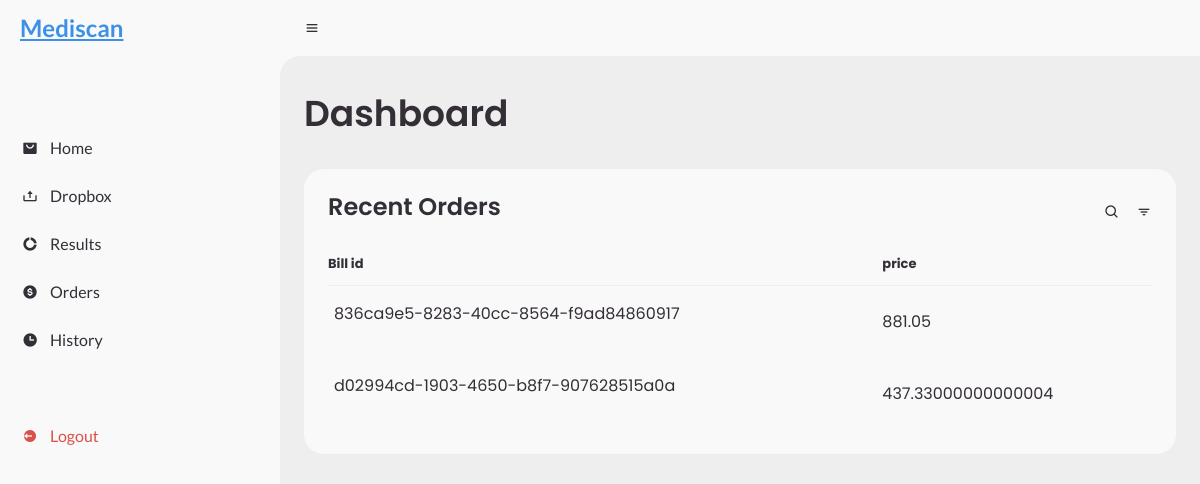
The page /dashboard (signed in) on the database its author committed.
### prescribtion_system/models.py (models this page shows, shortened)
class Billing(models.Model):
    user = models.ForeignKey(User, on_delete=models.CASCADE, null=True)
    name=models.CharField(max_length=300,default='default')
    email=models.CharField(max_length=300,default='default')
    address=models.CharField(max_length=500,default='default')
    city=models.CharField(max_length=300,default='default')
    state=models.CharField(max_length=300,default='default')
    zip=models.CharField(max_length=300,default='default')
    namecard=models.CharField(max_length=300,default='default')
    cardnumber=models.CharField(max_length=500,default='default')
    month=models.CharField(max_length=300,default='default')
    year=models.IntegerField()
    cvv=models.IntegerField()
    uuid=models.CharField(max_length=300,default='default',primary_key=True)

### prescribtion_system/views.py (the view)
# urls.py: path("dashboard", views.dashboard, name="dashboard"),
@login_required(login_url='/login')
def dashboard(request):
    if request.method=="GET":
        bill=Billing.objects.all().values_list('uuid')
        bil=[]
        for i in bill:
            bil.append(i[0])
        Bill_price=dict()
        for i in bil:
            p=order.objects.filter(uuid=i)
            price=[]
            quantity=[]
            tprice=0
            pr=p.values_list('price')
            for j in pr:
                price.append(j[0])
            quan=p.values_list('quantity')
            for j in quan:
                quantity.append(j[0])
            for j, (price, quantity) in enumerate(zip(price, quantity)):
                tprice=tprice+price*quantity
            Bill_price[i]=tprice
        print(Bill_price)
        return render(request,'prescribtion_system/dashboard.html',{'context':Bill_price})

### templates/prescribtion_system/dashboard.html (shortened to what this page needs)
{% load static %}
<!DOCTYPE html>
<html lang="en">
<head>
	<link href='https://unpkg.com/boxicons@2.0.9/css/boxicons.min.css' rel='stylesheet'>
	<link href="{%static 'css/dist/css/bootstrap.min.css'%}" rel="stylesheet">
	<link rel="stylesheet" href="{%static 'css/style2.css'%}">
</head>
<body>
	<section id="sidebar">
		<a href="#" class="brand">
			<span class="text">Mediscan</span>
		</a>
		<ul class="side-menu top">
			<li>
				<a href="{% url 'home' %}">
					<i class='bx bxs-shopping-bag-alt'></i>
					<span class="text">Home</span>
				</a>
			</li>
			<li>
				<a href="{% url 'dropbox' %}">
					<i class='bx bx-upload'></i>
					<span class="text">Dropbox</span>
				</a>
			</li>
			<li>
				<a href="{% url 'results' %}">
					<i class='bx bxs-doughnut-chart'></i>
					<span class="text">Results</span>
				</a>
			</li>
			<li>
				<a href="{% url 'order' %}">
					<i class='bx bxs-dollar-circle'></i>
					<span class="text">Orders</span>
				</a>
			</li>
			<li>
				<a href="{% url 'history' %}">
					<i class='bx bxs-time'></i>
					<span class="text">History</span>
				</a>
			</li>
		</ul>
		<ul class="side-menu">
			<li>
				<a href="{% url 'logout' %}" class="logout">
					<i class='bx bxs-log-out-circle'></i>
					<span class="text">Logout</span>
				</a>
			</li>
		</ul>
	</section>
	<section id="content">
		<nav>
			<i class='bx bx-menu'></i>
		</nav>
		<main>
			<div class="head-title">
				<div class="left">
					<h1>Dashboard</h1>
				</div>
			</div>
			<div class="table-data">
				<div class="order">
					<div class="head">
						<h3>Recent Orders</h3>
						<i class='bx bx-search'></i>
						<i class='bx bx-filter'></i>
					</div>
					<table>
						<thead>
							<tr>
								<th>Bill id</th>
								<th>price</th>
							</tr>
						</thead>
						<tbody>
							{% for key,value in context.items %}
							<tr>
								<td>
									<p>{{key}}</p>
								</td>
								<td>{{value}}</td>
							</tr>
							{%endfor%}
						</tbody>
					</table>
				</div>
			</div>
		</main>
	</section>
</body>
</html>

### static/css/style2.css (style rules this page uses)
* { margin: 0; padding: 0; box-sizing: border-box; }
a { text-decoration: none; }
li { list-style: none; }
:root { --poppins: 'Poppins', sans-serif; --lato: 'Lato', sans-serif; --light: #F9F9F9; --blue: #3C91E6; --light-blue: #CFE8FF; --grey: #eee; --dark-grey: #AAAAAA; --dark: #342E37; --red: #DB504A; --yellow: #FFCE26; --light-yellow: #FFF2C6; --orange: #FD7238; --light-orange: #FFE0D3; }
html { overflow-x: hidden; }
body { background: var(--grey); overflow-x: hidden; }
#sidebar { position: fixed; top: 0; left: 0; width: 280px; height: 100%; background: var(--light); z-index: 2000; font-family: var(--lato); transition: .3s ease; overflow-x: hidden; scrollbar-width: none; }
#sidebar .brand { font-size: 24px; font-weight: 700; height: 56px; display: flex; align-items: center; color: #3C91E6; position: sticky; top: 0; left: 0; background: var(--light); z-index: 500; padding-bottom: 20px; box-sizing: content-box; padding-left: 20px; }
#sidebar .side-menu { width: 100%; margin-top: 48px; }
#sidebar .side-menu li { height: 48px; background: transparent; margin-left: 6px; border-radius: 48px 0 0 48px; padding: 4px; }
#sidebar .side-menu li a { width: 100%; height: 100%; background: var(--light); display: flex; align-items: center; border-radius: 48px; font-size: 16px; color: var(--dark); white-space: nowrap; overflow-x: hidden; }
#sidebar .side-menu li a.logout { color: var(--red); }
#sidebar .side-menu li a .bx { min-width: calc(60px - ((4px + 6px) * 2)); display: flex; justify-content: center; }
#content { position: relative; width: calc(100% - 280px); left: 280px; transition: .3s ease; }
#content nav { height: 56px; background: var(--light); padding: 0 24px; display: flex; align-items: center; grid-gap: 24px; font-family: var(--lato); position: sticky; top: 0; left: 0; z-index: 1000; }
#content nav::before { content: ''; position: absolute; width: 40px; height: 40px; bottom: -40px; left: 0; border-radius: 50%; box-shadow: -20px -20px 0 var(--light); }
#content nav .bx.bx-menu { cursor: pointer; color: var(--dark); }
#content main { width: 100%; padding: 36px 24px; font-family: var(--poppins); max-height: calc(100vh - 56px); overflow-y: auto; }
#content main .head-title { display: flex; align-items: center; justify-content: space-between; grid-gap: 16px; flex-wrap: wrap; }
#content main .head-title .left h1 { font-size: 36px; font-weight: 600; margin-bottom: 10px; color: var(--dark); }
#content main .table-data { display: flex; flex-wrap: wrap; grid-gap: 24px; margin-top: 24px; width: 100%; color: var(--dark); }
#content main .table-data>div { border-radius: 20px; background: var(--light); padding: 24px; overflow-x: auto; }
#content main .table-data .head { display: flex; align-items: center; grid-gap: 16px; margin-bottom: 24px; }
#content main .table-data .head h3 { margin-right: auto; font-size: 24px; font-weight: 600; }
#content main .table-data .head .bx { cursor: pointer; }
#content main .table-data .order { flex-grow: 1; flex-basis: 500px; }
#content main .table-data .order table { width: 100%; border-collapse: collapse; }
#content main .table-data .order table th { padding-bottom: 12px; font-size: 13px; text-align: left; border-bottom: 1px solid var(--grey); }
#content main .table-data .order table td { padding: 16px 0; }
#content main .table-data .order table tr td:first-child { display: flex; align-items: center; grid-gap: 12px; padding-left: 6px; }

### rows shown on the page
Billing: context "836ca9e5-8283-40cc-8564-f9ad84860917"
Billing: context "d02994cd-1903-4650-b8f7-907628515a0a"

### other values the page prints
{{ value }} "881.05" "437.33000000000004"
